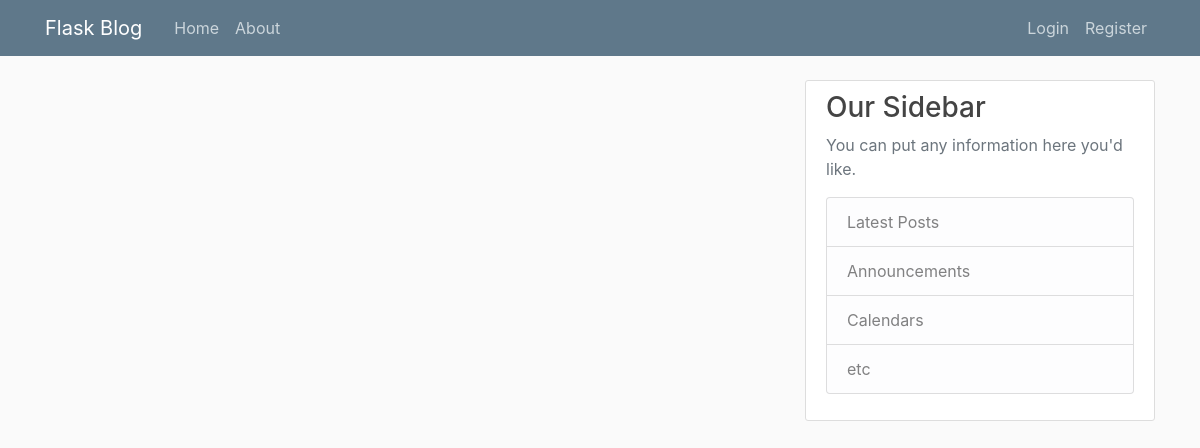
The app's page /home, older data.
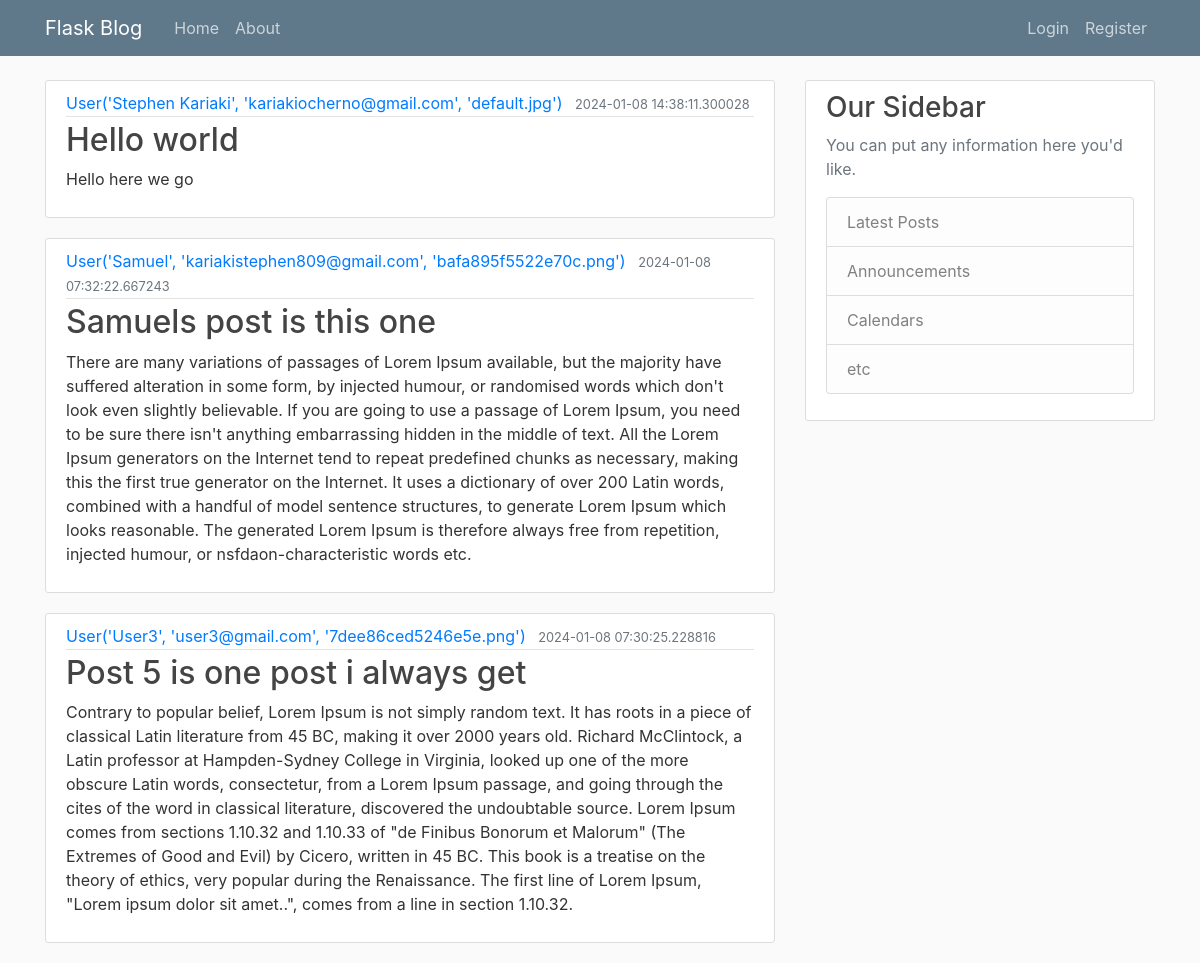
The same page, newer data.
### flask_blog/models.py (models this page shows, shortened)
class Post(db.Model):
    id = db.Column(db.Integer, primary_key=True)
    title = db.Column(db.String(100), nullable=False)
    date_posted = db.Column(db.DateTime, nullable=False, default=datetime.utcnow)
    content = db.Column(db.Text, nullable=False)
    user_id = db.Column(db.Integer, db.ForeignKey('user.id'), nullable=False)

class User(db.Model, UserMixin):
    id = db.Column(db.Integer, primary_key=True)
    username = db.Column(db.String(20), unique=True, nullable=False)
    email = db.Column(db.String(120), unique=True, nullable=False)
    image_file = db.Column(db.String(20), nullable=False, default='default.jpg')
    password = db.Column(db.String(60), nullable=False)
    posts = db.relationship('Post', backref='author', lazy=True)
    def __repr__(self):
        return f"User('{self.username}', '{self.email}', '{self.image_file}')"

### flask_blog/main/routes.py (the view)
@main.route("/")
@main.route("/home")
def home():
    page = request.args.get('page', 1, type=int)
    posts = Post.query.order_by(Post.date_posted.desc()).paginate(page=page, per_page=3)
    return render_template('home.html', posts=posts)

### flask_blog/templates/home.html
{% extends 'layout.html' %}
{% block content %}
    {% for post in posts %}
        <article class="media content-section">
            <div class="media-body">
            <div class="article-metadata">
                <a class="mr-2" href="#">{{ post.author }}</a>
                <small class="text-muted">{{ post.date_posted }}</small>
            </div>
                <h2><a class="article-title" href="#">{{ post.title }}</a></h2>
                <p class="article-content">{{ post.content }}</p>
            </div>
        </article>
    {% endfor %}
{% endblock content %}

Row changes from the older to the newer data that the page shows:
added Post: author "User('Stephen Kariaki', 'kariakiocherno@gmail.com', 'default.jpg')", date_posted "2024-01-08 14:38:11.300028", title "Hello world", content "Hello here we go"
added Post: author "User('Samuel', 'kariakistephen809@gmail.com', 'bafa895f5522e70c.png')", date_posted "2024-01-08 07:32:22.667243", title "Samuels post is this one", content "There are many variations of passages of Lorem Ipsum available, but the majority have suffered alteration in some form, by injected humour, or randomised words which don't look even slightly believable. If you are going to use a passage of Lorem Ipsum, you need to be sure there isn't anything embarrassing hidden in the middle of text. All the Lorem Ipsum generators on the Internet tend to repeat predefined chunks as necessary, making this the first true generator on the Internet. It uses a dictionary of over 200 Latin words, combined with a handful of model sentence structures, to generate Lorem Ipsum which looks reasonable. The generated Lorem Ipsum is therefore always free from…"
added Post: author "User('User3', 'user3@gmail.com', '7dee86ced5246e5e.png')", date_posted "2024-01-08 07:30:25.228816", title "Post 5 is one post i always get", content "Contrary to popular belief, Lorem Ipsum is not simply random text. It has roots in a piece of classical Latin literature from 45 BC, making it over 2000 years old. Richard McClintock, a Latin professor at Hampden-Sydney College in Virginia, looked up one of the more obscure Latin words, consectetur, from a Lorem Ipsum passage, and going through the cites of the word in classical literature, discovered the undoubtable source. Lorem Ipsum comes from sections 1.10.32 and 1.10.33 of \"de Finibus Bonorum et Malorum\" (The Extremes of Good and Evil) by Cicero, written in 45 BC. This book is a treatise on the theory of ethics, very popular during the Renaissance. The first line of Lorem Ipsum,…"
